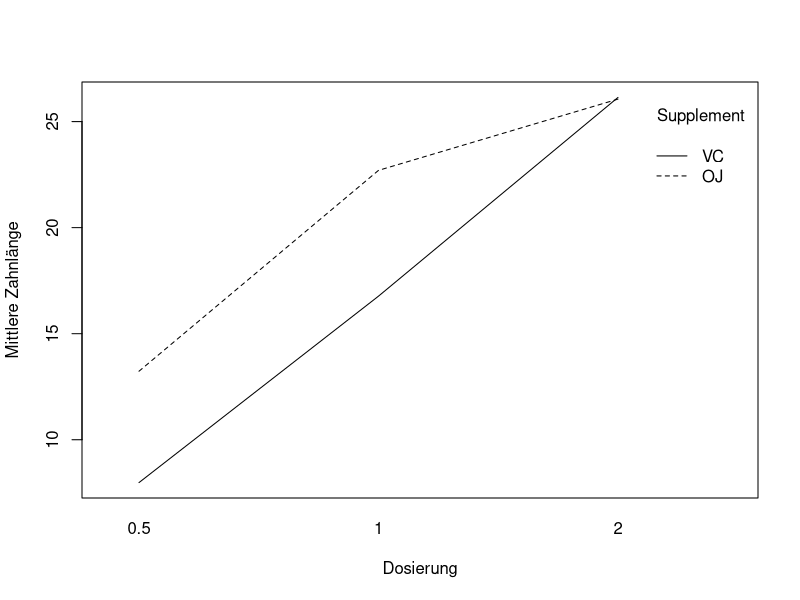

This figure's R source:
# ============================================================
# Aufgabe 2 – Zweiweg-Varianzanalyse ohne Messwiederholung
# Teil 1 und Teil 2
# ============================================================

# Benötigtes Paket für den Levene-Test
install.packages("car")   # Nur einmal notwendig
library(car)

# ------------------------------------------------------------
# Vorbereitung
# ------------------------------------------------------------

# Datensatz laden
data("ToothGrowth")

# Variable dose in einen Faktor umwandeln
ToothGrowth$dose <- factor(ToothGrowth$dose)

# Struktur des Datensatzes kontrollieren
str(ToothGrowth)


# ============================================================
# 1. Levene-Test
# ============================================================

# Prüfung auf Varianzhomogenität
leveneTest(len ~ supp * dose, data = ToothGrowth)

# Interpretation:
# H0: Die Varianzen der Gruppen sind gleich.
#
# Wenn p > 0,05:
# H0 wird nicht verworfen.
# -> Die Varianzhomogenität kann angenommen werden.
#
# Im Portfolio ergibt sich ungefähr:
# p = 0,1484
#
# Da 0,1484 > 0,05 ist, liegt kein signifikanter Hinweis
# auf unterschiedliche Varianzen vor.
# Die Voraussetzung der Varianzhomogenität ist somit erfüllt.


# ============================================================
# 2. Zweiweg-ANOVA
# ============================================================

# Modell berechnen:
# len  = Zahnlänge
# supp = Supplement (OJ oder VC)
# dose = Dosierung

modell <- aov(len ~ supp * dose, data = ToothGrowth)

# ANOVA-Tabelle ausgeben
summary(modell)


# ============================================================
# Interaktionsplot
# ============================================================

interaction.plot(
  x.factor = ToothGrowth$dose,
  trace.factor = ToothGrowth$supp,
  response = ToothGrowth$len,
  fun = mean,
  xlab = "Dosierung",
  ylab = "Mittlere Zahnlänge",
  trace.label = "Supplement"
)
